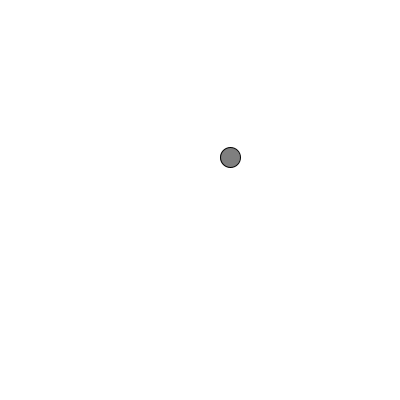
Frame 1 (no input)
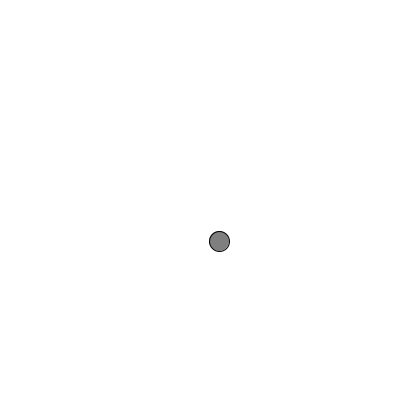
Frame 60 (the mouse pressed at the canvas centre just before this capture)
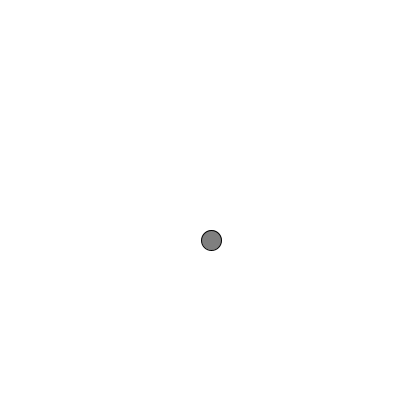
Frame 120 (the mouse held since frame 60 and released just before this capture)

The Processing sketch that drew these frames (run headless with seeded random() and noise(); from frame 60 on, the mouse is pressed at the canvas centre):

// Processing sketch: perlinNoise
// ── perlinNoise.pde
float t =0; //time

void setup() {
  size(400, 400);
  
}

void draw() {
  background(255);
  float n = noise(t);
  float m = noise(t+100);
  n = map(n, 0, 1, height/2, -height/2);
  m = map(m, 0, 1, height/2, -height/2);
  translate(width/2, height/2);
  fill(127);
  ellipse(m, n, 20, 20);
  t += 0.01;
}
